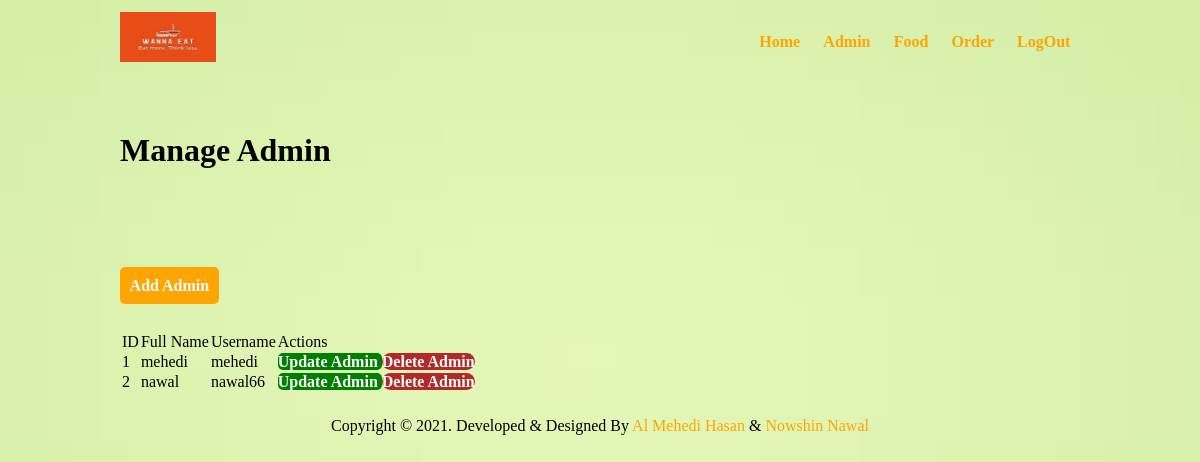
The app's page /admin/manage-admin.php (signed in) with its own data.
### tables this page shows
CREATE TABLE `admin_table` (
  `Id` int(10) UNSIGNED NOT NULL,
  `Full_name` varchar(100) NOT NULL,
  `Username` varchar(100) NOT NULL,
  `Password` varchar(200) NOT NULL
);

### admin/manage-admin.php (the view, shortened to what this page needs)
<?php include('partials/menu.php'); ?>
    <div class="navbar">
        <div class="boxes">
            <h1>Manage Admin </h1>
            <br/><br/><br/>
            <br/><br/><br/>
            <a href="add-admin.php" class="button-primary">Add Admin</a>
            <br/><br/><br/>
            <table class="table-style">
                <tr>
                    <td> ID</td>
                    <td> Full Name </td>
                    <td> Username</td>
                    <td>Actions </td>
                </tr>
                <?php
                $query="SELECT * FROM admin_table";
                $result=mysqli_query($connection,$query);
                if($result==TRUE)
                {
                    $count=mysqli_num_rows($result);
                     $Serial=1;
                    if($count>0)
                    {
                       while($num_of_rows=mysqli_fetch_assoc($result))
                       {
                       $Id=$num_of_rows['Id'];
                       $Full_name=$num_of_rows['Full_name'];
                       $Username=$num_of_rows['Username'];
                       ?>
                       <tr>
                    <td> <?php echo $Serial++; ?></td>
                    <td> <?php echo $Full_name; ?></td>
                    <td> <?php echo $Username; ?></td>
                    <td>
                        <a href="<?php echo SITEURL; ?>admin/admin-update.php? Id=<?php echo $Id; ?>" class="button-secondary">Update Admin </a>
                        <a href="<?php echo SITEURL; ?>admin/delete_admin.php? Id=<?php echo $Id; ?>" class="button-danger">Delete Admin </a>
                    </td>
                </tr>
                <?php
                    }
                }
                    else
                    {
                    }
                }
                ?>
            </table>
        </div>
    </div>
    <?php include('partials/footer.php'); ?>

### css/CSS_FILE.css (style rules this page uses)
* { margin: 0 0; padding: 0 0; font-family: 'Times New Roman', Times, serif; }
body { background-color: #dfe4ea; }
.boxes { width: 80%; margin: 0 auto; padding: 1%; }
a { color: #ffa502; text-decoration: none; }
.button-primary { padding: 1%; border: none; font-size: 16px; border-radius: 5px; background-color: #ffa502; color: white; cursor: pointer; font-weight: bold; }
.button-secondary { padding: 0%; border: none; font-size: 16px; border-radius: 5px; background-color: green; color: white; cursor: pointer; font-weight: bold; }
.button-danger { padding: 0%; border: none; font-size: 16px; border-radius: 10px; background-color: #b32828; color: white; cursor: pointer; font-weight: bold; }
.back3 { background-image: url(../Image/tr.jpg); background-size: cover; background-repeat: no-repeat; }

### records on screen
admin_table: Full_name "mehedi", Username "mehedi"
admin_table: Full_name "nawal", Username "nawal66"
